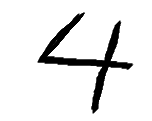
#> input picture ml/kunskapskontroll_2/isaac_hogfeldt_kunskapskontroll_2/handwritten_number.png, 152 x 121 px
$ jupyter execute --allow-errors mnist_kod.ipynb
#> lines starting #> are read from the running program, lines starting #| are printed output that depends on the picture
#> further down, img is the input picture: shape (121, 152); min 0, max 255, mean 232.5
# MNIST - Kuskapskontroll 2

[cell 1]
import numpy as np
import matplotlib.pyplot as plt

from sklearn.datasets import fetch_openml

from sklearn.model_selection import train_test_split

from sklearn.ensemble import RandomForestClassifier, ExtraTreesClassifier
from sklearn.linear_model import LogisticRegression
from sklearn.ensemble import VotingClassifier

from sklearn.metrics import classification_report, confusion_matrix
import seaborn as sns

import cv2
from scipy import ndimage

# Data

#> (a cell that did not finish here is left out)

# EDA

#> (a cell that did not finish here is left out)

# Modelling

[cell 4]
random_forest_clf = RandomForestClassifier(n_estimators=100, random_state=42)
extra_trees_clf = ExtraTreesClassifier(n_estimators=100, random_state=42)

#> (a cell that did not finish here is left out)

#> (a cell that did not finish here is left out)

[cell 7]
named_estimators = [
    ("random_forest_clf", random_forest_clf),
    ("extra_trees_clf", extra_trees_clf)
]

voting_clf = VotingClassifier(named_estimators)
#> (the rest of this cell did not finish here and is left out)

[cell 8]
best_model = extra_trees_clf
#> (the rest of this cell did not finish here and is left out)

# Evaluation

#> (a cell that did not finish here is left out)

Examples of wrongly predicted numbers

#> (a cell that did not finish here is left out)

Examples of correct predicted numbers

#> (a cell that did not finish here is left out)

# Summary and analysis

In this experiment, we evaluated three different models on the MNIST dataset: Random Forest, Extra Trees Classifier and a Voting Classifier combining both. The models were trained on 50,000 images, validated on 10,000 images, and finally tested on 10,000 images.

The Extra Trees Classifier emerged as the best performing model, achieving a test accuracy of 96.82%.

The confusion matrix shows that most digits are classified correctly, with some common confusions between visually similar digits (like 5/3, 4/9 and 3/2). The visualization of misclassified examples helps understand where the model struggles, perhaps often with images that even a human would struggle with (specifically examples 1 and 3)

Interestingly, the Voting Classifier, despite combining the predictions of both Random Forest and Extra Trees, did not improve upon the individual performance of the Extra Trees Classifier.

Key findings:
- Extra Trees Classifier performs best with 96.82% test accuracy
- Simple ensemble methods works well for this type of problem
- Adding more complexity through voting did not improve performance

[cell 12]
def preprocess_image(image_path):
#> called with image_path = 'handwritten_number.png'
    img = cv2.imread(image_path, cv2.IMREAD_GRAYSCALE)
    if img.mean() > 127:
        img = 255 - img
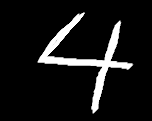
#> img: shape (121, 152); min 0, max 255, mean 22.5
    img = cv2.resize(img, (28, 28))
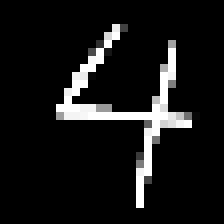
#> img: shape (28, 28) (shown 8 times larger); min 0, max 255, mean 22.4
    img = img.astype('float32') / 255.0

    return img

image_path = "handwritten_number.png"

img = cv2.imread(image_path, cv2.IMREAD_GRAYSCALE)
processed_img = preprocess_image(image_path)

plt.imshow(processed_img, cmap='gray')
plt.title('Processed Image')
plt.axis('off')
plt.show()

img_for_prediction = processed_img.reshape(1, -1)
#> (the rest of this cell did not finish here and is left out)
